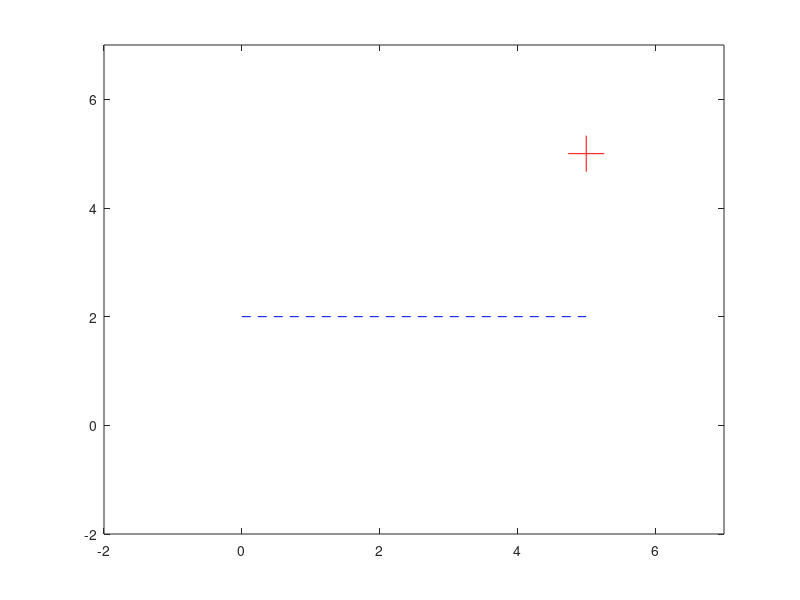

This chart was generated by the following MATLAB code:
% usar F5 para executar
clc % limpar o command window
clear all % limpar todas as variaveis da memoria
close all % limpar todas as figuras


% plot(x ou array de xx, y ou array de ys, tipo de marcador e a cor)

%handle gráfico
h = plot(5,5, '+r');
hold on% permite desenhar sem perder o que já estava desenhado

plot([0, 5], [2,2], 'b--')

%axis([xmin, xmax ymin ymax])
axis([-2 7 -2 7])

disp('Espera dois segundos')
pause(2)

set(h, 'MarkerSize', 26)
